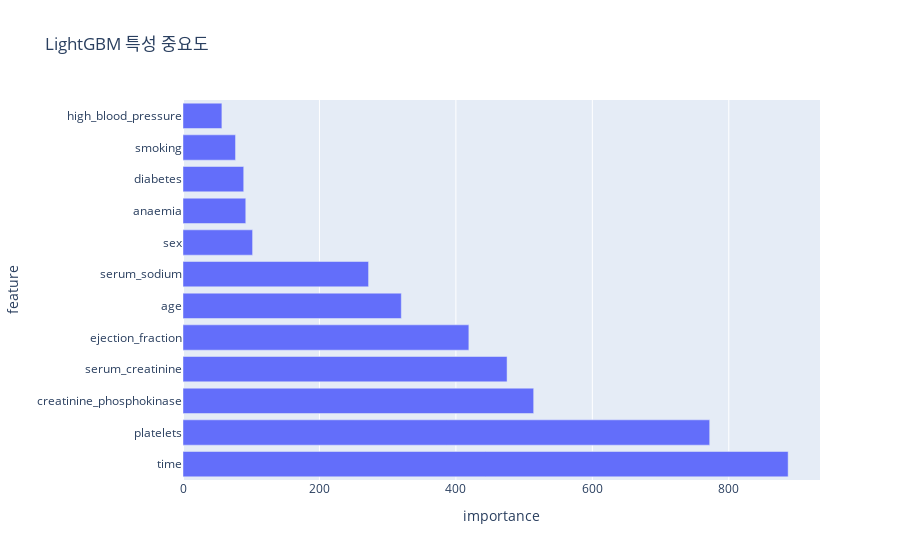

The notebook cell saved with this chart:
### Markdown cell above
3.2 LightGBM (Light Gradient Boosting Machine)

LightGBM은 Microsoft에서 개발한 그래디언트 부스팅 프레임워크로, XGBoost보다 더 빠른 학습 속도와 더 적은 메모리 사용량을 특징으로 합니다.

🧠 개념 이해하기

* **Leaf-wise 트리 성장**: 기존의 level-wise 방식과 달리, 가장 손실이 큰 잎 노드를 먼저 분할하는 방식으로 트리를 성장시킵니다.
* **히스토그램 기반 알고리즘**: 연속형 특성을 이산화하여 메모리 사용량을 줄이고 학습 속도를 향상시킵니다.
* **GOSS (Gradient-based One-Side Sampling)**: 그래디언트가 큰 데이터를 우선적으로 사용하여 학습 효율성을 높입니다.
* **EFB (Exclusive Feature Bundling)**: 서로 배타적인 특성들을 하나로 묶어 차원을 줄이는 기술을 사용합니다.

💻 코드로 알아보기: LGBMClassifier

### Code cell
from lightgbm import LGBMClassifier

# LightGBM 모델 생성 및 학습
lgb_pipeline = Pipeline([
    ('scaler', StandardScaler()),
    ('lgb_clf', LGBMClassifier(n_estimators=500, learning_rate=0.1, random_state=42))
])

lgb_pipeline.fit(X_train, y_train,
                 lgb_clf__eval_set=[(X_test, y_test)])

# 예측 및 평가
y_pred_lgb = lgb_pipeline.predict(X_test)
print(f"Accuracy: {accuracy_score(y_test, y_pred_lgb):.4f}")
print(f"ROC-AUC: {roc_auc_score(y_test, lgb_pipeline.predict_proba(X_test)[:, 1]):.4f}")

# 특성 중요도 시각화
feature_importance = pd.DataFrame({
    'feature': X.columns,
    'importance': lgb_pipeline.named_steps['lgb_clf'].feature_importances_
})
feature_importance = feature_importance.sort_values('importance', ascending=False)

fig = px.bar(feature_importance, 
             x='importance', 
             y='feature',
             title='LightGBM 특성 중요도',
             orientation='h')
fig.show()

### Figure 1 — Plotly figure (JSON) as saved in the notebook; plotly's stock layout.template omitted (floating-point values rounded to 4 significant figures)
{"data": [{"hovertemplate": "importance=%{x}<br>feature=%{y}<extra></extra>", "legendgroup": "", "marker": {"color": "#636efa", "pattern": {"shape": ""}}, "name": "", "orientation": "h", "showlegend": false, "textposition": "auto", "type": "bar", "x": [887, 772, 514, 475, 419, 320, 272, 102, 92, 89, 77, 57], "xaxis": "x", "y": ["time", "platelets", "creatinine_phosphokinase", "serum_creatinine", "ejection_fraction", "age", "serum_sodium", "sex", "anaemia", "diabetes", "smoking", "high_blood_pressure"], "yaxis": "y"}], "layout": {"barmode": "relative", "legend": {"tracegroupgap": 0}, "title": {"text": "LightGBM 특성 중요도"}, "xaxis": {"anchor": "y", "domain": [0, 1], "title": {"text": "importance"}}, "yaxis": {"anchor": "x", "domain": [0, 1], "title": {"text": "feature"}}}}
